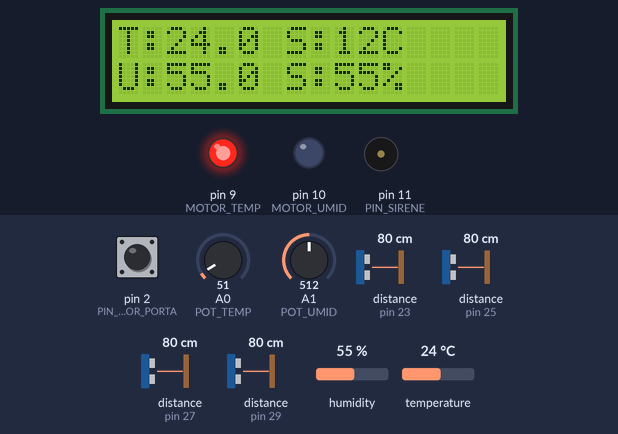
Recording of a sketch running on a simulated Arduino Mega 2560, built with avr-gcc and run on an emulated ATmega2560. Parts: 16×2 character LCD, output pins drawn as LEDs (lit = HIGH), buzzer (waves = sounding, pin HIGH). Wiring (from diagram.json): 4 × ultrasonic range finder: trigger pin 26, echo pin 27 / trigger pin 24, echo pin 25 / trigger pin 28, echo pin 29 / trigger pin 22, echo pin 23. The test bench sets the inputs (shaded band); at power-on: pin 2 (PIN_SENSOR_PORTA) HIGH, temperature 24 °C, A1 (POT_UMID) = 512, A0 (POT_TEMP) = 51, distance to the obstacle (sensors on pin 23, pin 25, pin 27, pin 29) 80 cm, humidity 55 %. The echo pulse lasts 58.3 µs per cm; pins used as bus, display or sensor lines are not drawn; what the sketch prints to the serial monitor is not drawn.

Above: at 3.2 s.
3.3 s: pin 2 (PIN_SENSOR_PORTA) driven LOW
At 5.1 s:
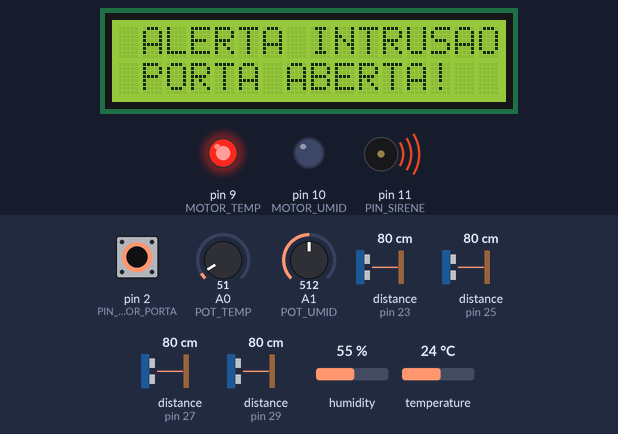
7.6 s: temperature set to 17.5 °C
9.6 s: temperature set to 16.5 °C
At 11.7 s:
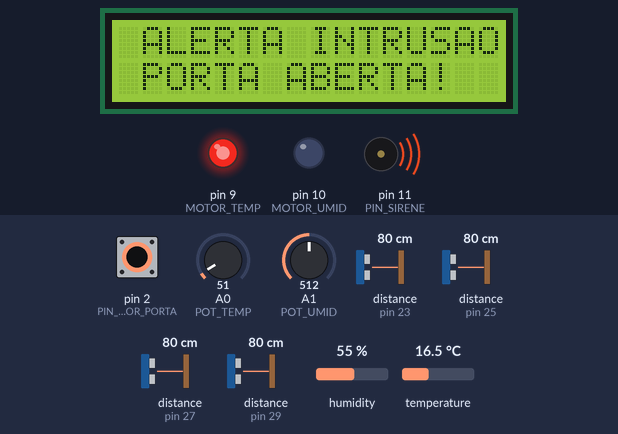
15.7 s: temperature set to 3 °C
At 17.0 s:
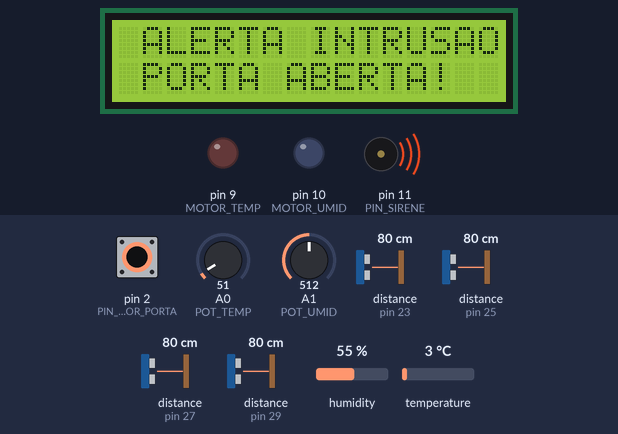
19.7 s: pin 2 (PIN_SENSOR_PORTA) driven HIGH
At 20.1 s:
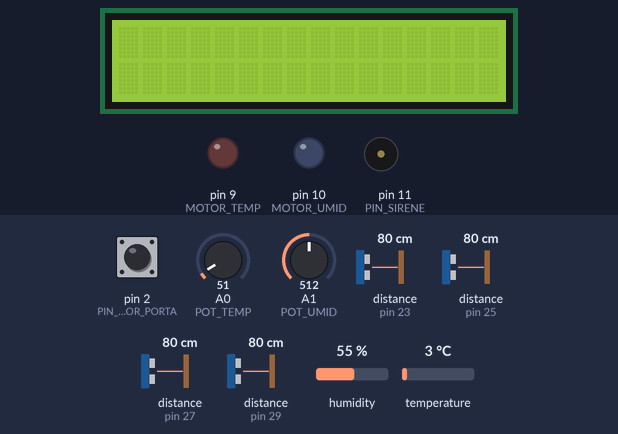
21.7 s: A1 (POT_UMID) set to 30
At 22.6 s:
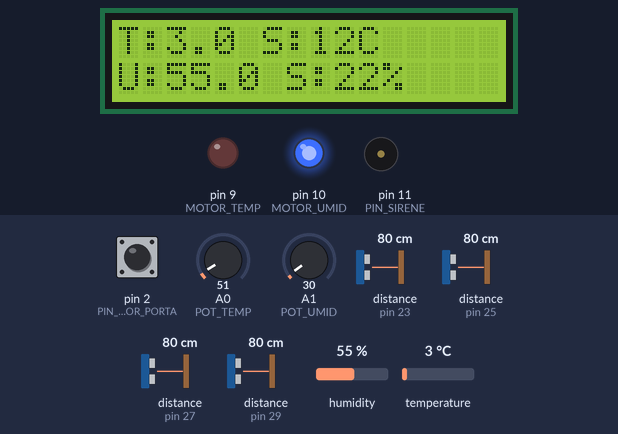
Timing chart, 0 to 24.7 s (numbered marks = the images above; inputs shaded):
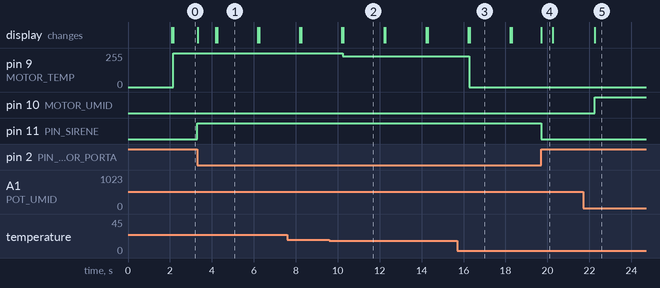

The sketch:

sketch.ino
```cpp
#include <DHT.h>
#include <LiquidCrystal_I2C.h>
//############################FUNÇÕES########################//
// --- DEFINIÇÕES EXAUSTOR ---
#define MOTOR_TEMP 9 // Pino PWM para Exaustor de Temperatura usando led
#define MOTOR_UMID 10 // Pino PWM para Exaustor de Umidade usando led
// --- LOGICA DE CONTROLE PROPORCIONAL VIA PWM ---
void controlarExaustoresPWM(float tempAtual, float setTemp, float umidAtual, float setUmid) {
  int velocidadeTemp = 0;
  if (tempAtual > setTemp) {
    float erro = tempAtual - setTemp;
    velocidadeTemp = erro * 51;
  }

  int velocidadeUmid = 0;
  if (umidAtual > setUmid) {
    float erroUmid = umidAtual - setUmid;
    velocidadeUmid = erroUmid * 25;
  }

  velocidadeTemp = constrain(velocidadeTemp, 0, 255);
  velocidadeUmid = constrain(velocidadeUmid, 0, 255);

  analogWrite(MOTOR_TEMP, velocidadeTemp);
  analogWrite(MOTOR_UMID, velocidadeUmid);
}
//###############################################################

// --- DEFINIÇÕES DE SEGURANÇA ---
#define PIN_SENSOR_PORTA 2  // Pino com suporte a Interrupção
#define PIN_SIRENE 11
volatile bool intrusaoDetectada = false; // Variável volátil para a interrupção


// --- DEFINIÇÕES DE HARDWARE ---
#define DHT_PIN 4
#define DHTTYPE DHT22
#define POT_TEMP A0
#define POT_UMID A1

const int trigPins[] = {22, 24, 26, 28};
const int echoPins[] = {23, 25, 27, 29};

// --- INSTÂNCIAS ---
DHT dht(DHT_PIN, DHTTYPE);
LiquidCrystal_I2C lcd(0x27, 16, 2);

// --- VARIÁVEIS GLOBAIS ---
unsigned long millisAnteriorDHT = 0;
const long intervaloDHT = 2000;
float distancias[4] = {0, 0, 0, 0};

float temperatura = 0;
float umidade = 0;
int setpointTemp = 0;
int setpointUmid = 0;

// --- FUNÇÃO DE INTERRUPÇÃO (ISR) ---
// Executada instantaneamente quando a porta abre
void trataIntrusao() {
  intrusaoDetectada = true;
}

// --- FUNÇÃO DE CÁLCULO DE DISTÂNCIA ---
float lerDistancia(int i) {
  digitalWrite(trigPins[i], LOW);
  delayMicroseconds(2);
  digitalWrite(trigPins[i], HIGH);
  delayMicroseconds(10);
  digitalWrite(trigPins[i], LOW);

  long duracao = pulseIn(echoPins[i], HIGH, 20000);
  float d = (duracao * 0.0343) / 2;
  return (d > 0) ? d : 400;
}

void setup() {
  Serial.begin(9600);
  Serial.println("Iniciando Sistema...");
  dht.begin();

  // Configuração de Segurança
  pinMode(PIN_SENSOR_PORTA, INPUT_PULLUP); // Mantém o pino em HIGH; o sensor aterra em LOW
  pinMode(PIN_SIRENE, OUTPUT);
  // Configura interrupção: dispara quando o sinal cai (FALLING) ao abrir a porta
  attachInterrupt(digitalPinToInterrupt(PIN_SENSOR_PORTA), trataIntrusao, FALLING);

  // Configuração do exaustor
  pinMode(MOTOR_TEMP, OUTPUT);
  pinMode(MOTOR_UMID, OUTPUT);

  for (int i = 0; i < 4; i++) {
    pinMode(trigPins[i], OUTPUT);
    pinMode(echoPins[i], INPUT);
  }

  lcd.init();
  lcd.backlight();
  lcd.setCursor(0, 0);
  lcd.print("SGC2AE ATIVO");
  delay(2000);
  lcd.clear();
}

void loop() {

  // 1. VERIFICAÇÃO DE ALERTA (Prioridade Máxima)
  if (intrusaoDetectada) {
    digitalWrite(PIN_SIRENE, HIGH);
    lcd.setCursor(0, 0);
    lcd.print(" ALERTA INTRUSAO");
    lcd.setCursor(0, 1);
    lcd.print(" PORTA ABERTA!  ");
    Serial.println("!!! ALERTA: ACESSO NAO AUTORIZADO A SALA !!!");

    // O sistema só volta ao normal após fechar a porta e o operador "resetar" (opcional)
    if (digitalRead(PIN_SENSOR_PORTA) == HIGH) { // Se a porta for fechada
       digitalWrite(PIN_SIRENE, LOW);
       intrusaoDetectada = false;
       lcd.clear();
    }
  }

  // 2. LOGICA EXISTENTE (DHT, Ultrassônicos, PWM)
  unsigned long millisAtual = millis();

  int leituraA0 = analogRead(POT_TEMP);
  int leituraA1 = analogRead(POT_UMID);

  setpointTemp = map(leituraA0, 0, 1023, 10, 70);
  setpointUmid = map(leituraA1, 0, 1023, 20, 90);

  if (millisAtual - millisAnteriorDHT >= intervaloDHT) {
    millisAnteriorDHT = millisAtual;

    float t_lida = dht.readTemperature();
    float h_lida = dht.readHumidity();

    for (int i = 0; i < 4; i++) {
      distancias[i] = lerDistancia(i);
    }

    if (!isnan(t_lida) && !isnan(h_lida)) {
      temperatura = t_lida;
      umidade = h_lida;

      // --- ATUALIZAÇÃO DO LCD ---
      lcd.setCursor(0, 0);
      lcd.print("T:"); lcd.print(temperatura, 1);
      lcd.print(" S:"); lcd.print(setpointTemp); lcd.print("C  ");

      lcd.setCursor(0, 1);
      lcd.print("U:"); lcd.print(umidade, 1);
      lcd.print(" S:"); lcd.print(setpointUmid); lcd.print("%  ");

      // --- CÁLCULO DE VOLUME (SALA 4H x 4L x 12C) ---
      float alturaTeto = 400.0;     // Altura da sala em cm (4 metros)
      float areaQuadrante = 12.0;   // Cada sensor cobre 12m² (Área total 48m²)
      float volumeOcupadoTotal = 0;
      float volMaximoSala = 192.0;  // 4 * 4 * 12 metros cúbicos

      // --- SAÍDA SERIAL COM LÓGICA DE INVENTÁRIO ---
      Serial.print("T:"); Serial.print(temperatura, 1);
      Serial.print(" | U:"); Serial.print(umidade, 1);
      Serial.print(" | OCUPACAO: ");

      for (int i = 0; i < 4; i++) {
        // Altura das caixas = Teto - Distância lida pelo sensor
        float alturaCaixa = alturaTeto - distancias[i];
        if (alturaCaixa < 0) alturaCaixa = 0; // Filtro para leituras erradas

        // Volume do quadrante (Área * Altura em metros)
        float volQuad = areaQuadrante * (alturaCaixa / 100.0);
        volumeOcupadoTotal += volQuad;

        Serial.print("Q"); Serial.print(i + 1);
        Serial.print(":"); Serial.print(alturaCaixa, 0); Serial.print("cm ");
      }

      float porcentagem = (volumeOcupadoTotal / volMaximoSala) * 100.0;

      Serial.print("| Total: "); Serial.print(volumeOcupadoTotal, 1); Serial.print("m3 ");
      Serial.print("("); Serial.print(porcentagem, 1); Serial.println("%)");

      // --- ACIONAMENTO DOS EXAUSTORES ---
      controlarExaustoresPWM(temperatura, (float)setpointTemp, umidade, (float)setpointUmid);

    } else {
      Serial.println("Erro ao ler o DHT22!");
      lcd.setCursor(0, 0);
      lcd.print("Erro no Sensor");
    }
  }
}
```

Measured:
- after the input at 3.3 s, pin 11 (PIN_SIRENE): LOW → HIGH at once; the display: changes at once (image 1)
- after the input at 9.6 s, pin 9 (MOTOR_TEMP): 255/255 → 229/255 after 0.64 s; the display: first changes after 0.60 s (image 2 shows a later state)
- after the input at 15.7 s, pin 9 (MOTOR_TEMP): 229/255 → 0/255 after 0.56 s; the display: first changes after 0.52 s (image 3 shows a later state)
- after the input at 19.7 s, pin 11 (PIN_SIRENE): HIGH → LOW at once; the display: changes at once (image 4)
- after the input at 21.7 s, pin 10 (MOTOR_UMID): LOW → HIGH after 0.55 s; the display: changes after 0.55 s (image 5)
- what the display in image 1 shows lasts 2.0 s, from 4.2 s to 6.2 s
- what the display in image 4 shows lasts 0.5 s, from 19.7 s to 20.2 s
